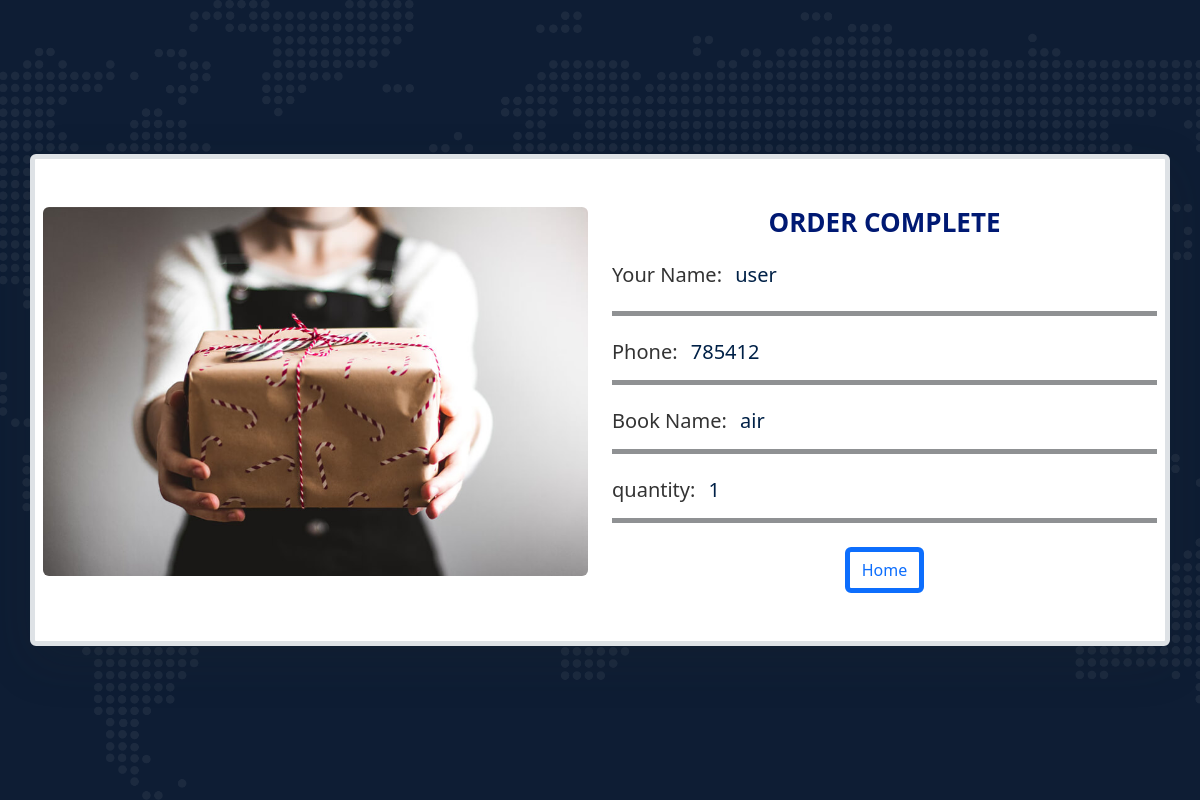
The app's page /invoice.php with its own data.
### tables this page shows
CREATE TABLE `form` (
  `id` int(11) NOT NULL,
  `name` varchar(255) NOT NULL,
  `phone` varchar(255) NOT NULL,
  `book_name` varchar(255) NOT NULL,
  `quantity` int(100) NOT NULL
);

### includes/function/function.php (called while the page is built, shortened)
<?php
function get_data_with_name($table){
    global $con;
    $stmt = $con->prepare("SELECT * FROM $table ORDER BY id DESC LIMIT 1");
    $stmt->execute(array());
    $data = $stmt->fetch();
    return $data;
}
?>

### invoice.php (the view, shortened to what this page needs)
<?php
include_once("./includes/template/header.php");
require_once("connect_db.php");
require("./includes/function/function.php");
$buy =  get_data_with_name('form');
?>
<!DOCTYPE html>
<html lang="en">
<head>
    <link rel="stylesheet" href="css/bootstrap.min.css">
    <link rel="stylesheet" href="css/all.min.css">
    <link rel="stylesheet" href="css/animate.css">
    <link rel="stylesheet" href="css/main.css">
</head>
<body>
<section class="invoice vh-100 py-5">
        <div class="layer d-flex  align-items-center justify-content-center w-100 h-100">
            <div class="container py-5 px-2  border border-5  rounded shadow-lg bg-white bill">
                <div class="row gy-4">
                    <div class="col-lg-6">
                        <div class="invoice-img">
                            <img src="./imgs/bill1.jpg" class="w-100 rounded" alt="">
                        </div>
                    </div>
                    <div class="col-lg-6">
                        <div class="invoice-con">
                            <div class="text-center  mb-3 text-secondary-emphasis">
                                <h3 class="in">ORDER COMPLETE</h3>
                            </div>
                            <div class="mt-4">
                                <div class=" pb-2 mb-4  border-bottom border-opacity-50 border-dark">
                                    <h5>Your Name:
                                        <span class="ms-2 ">
                                            <?php echo $buy['name'];?>
                                    </h5>
                                </div>
                                <div class="h4 pb-2 mb-4  border-bottom border-opacity-50 border-dark">
                                    <h5>Phone:
                                        <span class="ms-2 ">
                                            <?php echo $buy['phone'];?>
                                        </span>
                                    </h5>
                                </div>
                                <div class="h4 pb-2 mb-4  border-bottom border-opacity-50 border-dark">
                                    <h5>Book Name:
                                        <span class="ms-2 ">
                                            <?php echo $buy['book_name'];?>
                                        </span>
                                    </h5>
                                </div>
                                <div class="h4 pb-2 mb-4  border-bottom border-opacity-50 border-dark">
                                    <h5>quantity:
                                        <span class="ms-2 ">
                                            <?php echo $buy['quantity'];?>
                                        </span>
                                    </h5>
                                </div>
                            </div>
                            <div class="text-center"> <a href="index.php#about" class="btn btn-outline-primary ms-auto">Home</a></div>
                        </div>
                    </div>
                </div>
            </div>
        </div>
    </section>
</body>
</html>

### css/form.css (style rules this page uses)
* { box-sizing: border-box; }
.bill { border-width: 2px !important; box-shadow: 0px 0px 10px black !important; }
.invoice { background-color: #0e1d34; background-image: url(../imgs/hero-bg.png); background-size: cover; background-position: center; }
.invoice span { color: #002147; font-size: 20px; }
.invoice .in { font-weight: 800; font-size: 26px; color: #001973; }

### css/main.css (style rules this page uses)
:root { --color-primary: #47b2e4; --bd-violet-rgb: 112.520718, 44.062154, 249.437846; }
* { box-sizing: border-box; }
*:after, *:before { -webkit-box-sizing: border-box; -moz-box-sizing: border-box; box-sizing: border-box; padding: 0; margin: 0; }
body { background: #f6f6f6; font-weight: 400; font-size: 15px; color: #333; overflow: scroll; overflow-x: hidden; margin: 0; }
a { color: #555; text-decoration: none; }
.container { width: 100%; position: relative; }

### records on screen
form: name "user", phone "785412", book_name "air", quantity "1"
